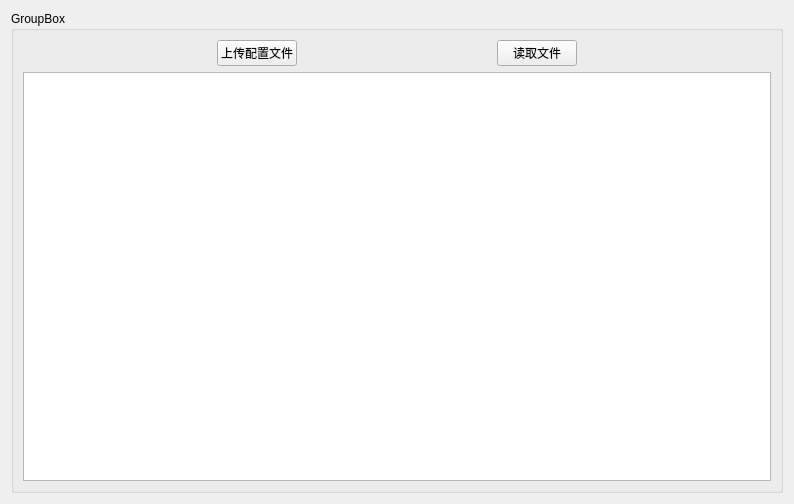
<?xml version="1.0" encoding="UTF-8"?>
<ui version="4.0">
 <class>SSLConfigPlugin</class>
 <widget class="QWidget" name="SSLConfigPlugin">
  <property name="geometry">
   <rect>
    <x>0</x>
    <y>0</y>
    <width>794</width>
    <height>504</height>
   </rect>
  </property>
  <property name="windowTitle">
   <string>Form</string>
  </property>
  <layout class="QGridLayout" name="gridLayout_2">
   <item row="0" column="0">
    <widget class="QGroupBox" name="groupBox">
     <property name="title">
      <string>GroupBox</string>
     </property>
     <layout class="QGridLayout" name="gridLayout">
      <item row="0" column="0">
       <layout class="QHBoxLayout" name="horizontalLayout">
        <item>
         <spacer name="horizontalSpacer">
          <property name="orientation">
           <enum>Qt::Horizontal</enum>
          </property>
          <property name="sizeHint" stdset="0">
           <size>
            <width>40</width>
            <height>20</height>
           </size>
          </property>
         </spacer>
        </item>
        <item>
         <widget class="QPushButton" name="pushButton_upload_file">
          <property name="text">
           <string>上传配置文件</string>
          </property>
         </widget>
        </item>
        <item>
         <spacer name="horizontalSpacer_2">
          <property name="orientation">
           <enum>Qt::Horizontal</enum>
          </property>
          <property name="sizeHint" stdset="0">
           <size>
            <width>40</width>
            <height>20</height>
           </size>
          </property>
         </spacer>
        </item>
        <item>
         <widget class="QPushButton" name="pushButton_read_file">
          <property name="text">
           <string>读取文件</string>
          </property>
         </widget>
        </item>
        <item>
         <spacer name="horizontalSpacer_3">
          <property name="orientation">
           <enum>Qt::Horizontal</enum>
          </property>
          <property name="sizeHint" stdset="0">
           <size>
            <width>40</width>
            <height>20</height>
           </size>
          </property>
         </spacer>
        </item>
       </layout>
      </item>
      <item row="1" column="0">
       <widget class="QTextBrowser" name="textBrowser_out_put"/>
      </item>
     </layout>
    </widget>
   </item>
  </layout>
 </widget>
 <resources/>
 <connections/>
</ui>
